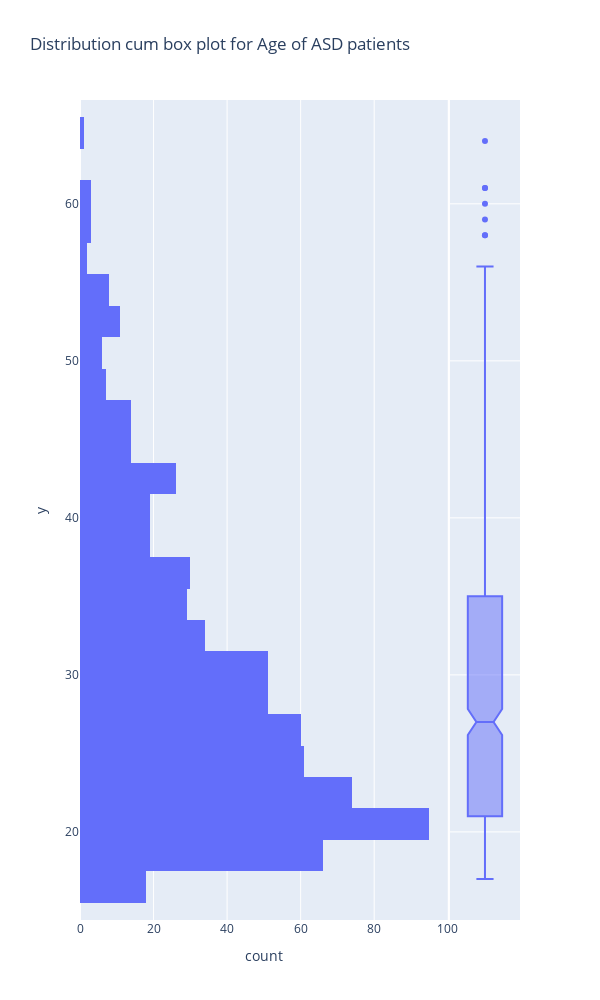

Notebook code for this chart:
### Code cell
px.histogram(y = lst, marginal='box', title="Distribution cum box plot for Age of ASD patients", height=1000, width=600)

### Figure 1 — Plotly figure (JSON) as saved in the notebook; plotly's stock layout.template omitted (floating-point values rounded to 4 significant figures; data arrays with more than 128 entries replaced by an {"elided": "..."} marker saying what was removed)
{"data": [{"alignmentgroup": "True", "bingroup": "y", "hovertemplate": "count=%{x}<br>y=%{y}<extra></extra>", "legendgroup": "", "marker": {"color": "#636efa", "pattern": {"shape": ""}}, "name": "", "offsetgroup": "", "orientation": "h", "showlegend": false, "type": "histogram", "xaxis": "x", "y": {"elided": "704 int values"}, "yaxis": "y"}, {"alignmentgroup": "True", "hovertemplate": "y=%{y}<extra></extra>", "legendgroup": "", "marker": {"color": "#636efa"}, "name": "", "notched": true, "offsetgroup": "", "showlegend": false, "type": "box", "xaxis": "x2", "y": {"elided": "704 int values"}, "yaxis": "y2"}], "layout": {"barmode": "relative", "height": 1000, "legend": {"tracegroupgap": 0}, "title": {"text": "Distribution cum box plot for Age of ASD patients"}, "width": 600, "xaxis": {"anchor": "y", "domain": [0, 0.8358], "title": {"text": "count"}}, "xaxis2": {"anchor": "y2", "domain": [0.8408, 1], "matches": "x2", "showgrid": false, "showline": false, "showticklabels": false, "ticks": ""}, "yaxis": {"anchor": "x", "domain": [0, 1], "title": {"text": "y"}}, "yaxis2": {"anchor": "x2", "domain": [0, 1], "matches": "y", "showgrid": true, "showticklabels": false}}}
